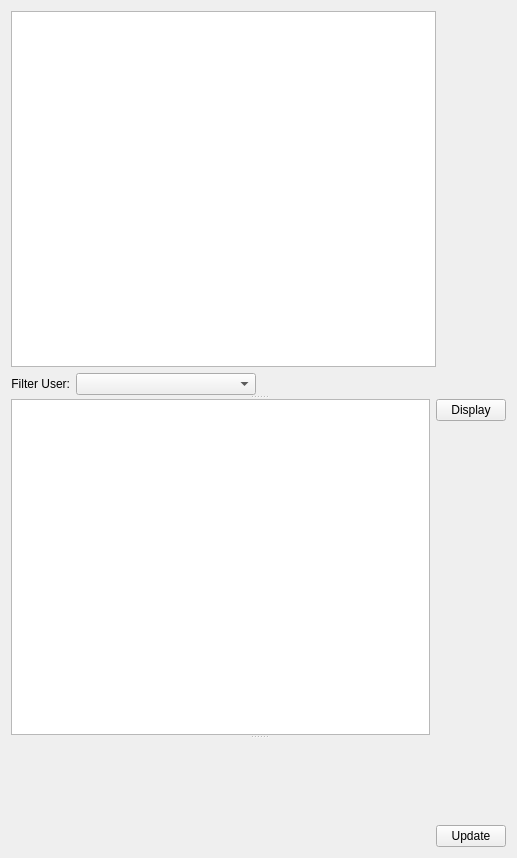
<?xml version="1.0" encoding="UTF-8"?>
<ui version="4.0">
 <class>ChangeQueueWidget</class>
 <widget class="QWidget" name="ChangeQueueWidget">
  <property name="geometry">
   <rect>
    <x>0</x>
    <y>0</y>
    <width>517</width>
    <height>858</height>
   </rect>
  </property>
  <property name="windowTitle">
   <string>Form</string>
  </property>
  <layout class="QVBoxLayout" name="verticalLayout_4">
   <item>
    <widget class="QSplitter" name="splitter">
     <property name="orientation">
      <enum>Qt::Vertical</enum>
     </property>
     <widget class="QWidget" name="horizontalLayoutWidget">
      <layout class="QHBoxLayout" name="horizontalLayout">
       <item>
        <layout class="QVBoxLayout" name="verticalLayout_6">
         <item>
          <widget class="QueueView" name="uGroupTableView">
           <property name="selectionMode">
            <enum>QAbstractItemView::ExtendedSelection</enum>
           </property>
          </widget>
         </item>
         <item>
          <layout class="QHBoxLayout" name="horizontalLayout_6">
           <item>
            <widget class="QLabel" name="label_2">
             <property name="text">
              <string>Filter User:</string>
             </property>
             <property name="alignment">
              <set>Qt::AlignRight|Qt::AlignTrailing|Qt::AlignVCenter</set>
             </property>
            </widget>
           </item>
           <item>
            <widget class="QComboBox" name="comboBoxUser">
             <property name="sizePolicy">
              <sizepolicy hsizetype="Expanding" vsizetype="Fixed">
               <horstretch>0</horstretch>
               <verstretch>0</verstretch>
              </sizepolicy>
             </property>
            </widget>
           </item>
           <item>
            <spacer name="horizontalSpacer">
             <property name="orientation">
              <enum>Qt::Horizontal</enum>
             </property>
             <property name="sizeHint" stdset="0">
              <size>
               <width>40</width>
               <height>20</height>
              </size>
             </property>
            </spacer>
           </item>
          </layout>
         </item>
        </layout>
       </item>
       <item>
        <layout class="QVBoxLayout" name="verticalLayout">
         <item>
          <spacer name="horizontalSpacer_2">
           <property name="orientation">
            <enum>Qt::Horizontal</enum>
           </property>
           <property name="sizeType">
            <enum>QSizePolicy::Fixed</enum>
           </property>
           <property name="sizeHint" stdset="0">
            <size>
             <width>70</width>
             <height>70</height>
            </size>
           </property>
          </spacer>
         </item>
        </layout>
       </item>
      </layout>
     </widget>
     <widget class="QWidget" name="horizontalLayoutWidget_2">
      <layout class="QHBoxLayout" name="horizontalLayout_2">
       <item>
        <widget class="QueueView" name="uFeaturesTableView">
         <property name="selectionMode">
          <enum>QAbstractItemView::SingleSelection</enum>
         </property>
        </widget>
       </item>
       <item>
        <layout class="QVBoxLayout" name="verticalLayout_2">
         <item>
          <widget class="QPushButton" name="pushButton_3">
           <property name="maximumSize">
            <size>
             <width>70</width>
             <height>16777215</height>
            </size>
           </property>
           <property name="text">
            <string>Display</string>
           </property>
          </widget>
         </item>
         <item>
          <spacer name="verticalSpacer">
           <property name="orientation">
            <enum>Qt::Vertical</enum>
           </property>
           <property name="sizeHint" stdset="0">
            <size>
             <width>20</width>
             <height>40</height>
            </size>
           </property>
          </spacer>
         </item>
        </layout>
       </item>
      </layout>
     </widget>
     <widget class="QWidget" name="horizontalLayoutWidget_3">
      <layout class="QHBoxLayout" name="horizontalLayout_3">
       <item>
        <widget class="QueueEditorWidget" name="uQueueEditor" native="true"/>
       </item>
       <item>
        <layout class="QVBoxLayout" name="verticalLayout_3">
         <item>
          <spacer name="verticalSpacer_2">
           <property name="orientation">
            <enum>Qt::Vertical</enum>
           </property>
           <property name="sizeHint" stdset="0">
            <size>
             <width>20</width>
             <height>40</height>
            </size>
           </property>
          </spacer>
         </item>
         <item>
          <widget class="QPushButton" name="pushButton_4">
           <property name="maximumSize">
            <size>
             <width>70</width>
             <height>16777215</height>
            </size>
           </property>
           <property name="text">
            <string>Update</string>
           </property>
          </widget>
         </item>
        </layout>
       </item>
      </layout>
     </widget>
    </widget>
   </item>
  </layout>
 </widget>
 <customwidgets>
  <customwidget>
   <class>QueueView</class>
   <extends>QTableView</extends>
   <header>QueueModelView</header>
  </customwidget>
  <customwidget>
   <class>QueueEditorWidget</class>
   <extends>QWidget</extends>
   <header>QueueEditorWidget</header>
   <container>1</container>
  </customwidget>
 </customwidgets>
 <resources/>
 <connections/>
</ui>
